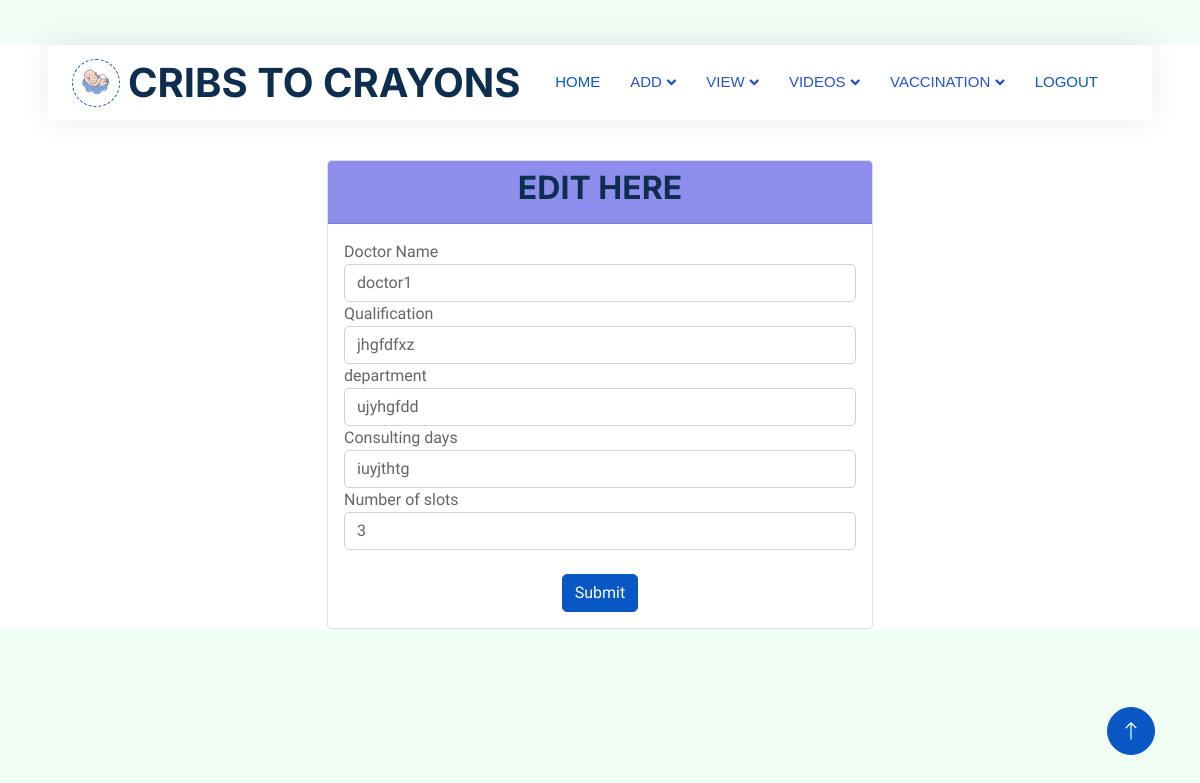
The page /editdoctordetails/1 (signed in) on the database its author committed.
### app1/models.py (models this page shows)
class Doctor(models.Model):
    hospital_id=models.ForeignKey(Hospital,on_delete=models.CASCADE)
    Doctor_name=models.CharField(max_length=20)
    qualification=models.CharField(max_length=50)
    department=models.CharField(max_length=20)
    consulting_days=models.CharField(max_length=30)
    consulting_time=models.TimeField()
    slots=models.IntegerField()
    availability_status=models.CharField(max_length=10,default="AVAILABLE")

### app1/views.py (the view)
# urls.py: path('editdoctordetails/<int:id>',views.edit_doctor,name="editdoctordetails"),
@login_required(login_url='login/')
def edit_doctor(request,id):
    doctor=Doctor.objects.get(id=id)
    if request.method=='POST':
        slots=int(request.POST['slots'])
        doctor_name=request.POST['Doctor_name']
        department=request.POST['department']
        qualification=request.POST['qualification']
        consulting_days=request.POST['consulting_days']
        doctor.slots=slots
        doctor.Doctor_name=doctor_name
        doctor.department=department
        doctor.qualification=qualification
        doctor.consulting_days=consulting_days
        doctor.save()
        return redirect(view_doctor)
    else:
        return render(request,'Hospital/editdoctor.html',{'doctor':doctor})

### template/Hospital/editdoctor.html (shortened to what this page needs)
<!DOCTYPE html>
<html lang="en">
{% load static %}
<head>
    <link href="https://cdnjs.cloudflare.com/ajax/libs/font-awesome/5.10.0/css/all.min.css" rel="stylesheet">
    <link href="https://cdn.jsdelivr.net/npm/bootstrap-icons@1.4.1/font/bootstrap-icons.css" rel="stylesheet">
    <link href="{% static 'js/animate.min.css' %}" rel="stylesheet">
    <link href="{% static 'js/owl.carousel.min.css' %}" rel="stylesheet">
    <link href="{% static 'css/bootstrap.min.css' %}" rel="stylesheet">
    <link href="{% static 'css/style.css' %}" rel="stylesheet">
</head>
<body>
    <div class="container-xxl bg-white p-0">
        <div class="container-fluid nav-bar bg-transparent">
            <nav class="navbar navbar-expand-lg bg-white navbar-light py-0 px-4">
                <a href="" class="navbar-brand d-flex align-items-center text-center">
                    <div class="icon p-2 me-2">
                        <img class="img-fluid" src="{% static 'img/logo.gif' %}" alt="Icon" style="width: 30px; height: 30px;">
                    </div>
                    <h1 class="m-0 " >CRIBS TO CRAYONS</h1>
                </a>
                <div class="collapse navbar-collapse" id="navbarCollapse">
                  <div class="navbar-nav ms-auto">
                    <a href="{% url 'hospitalprofile'%}" class="nav-item nav-link active" >HOME</a>
                      <div class="nav-item dropdown">
                          <a href="#" class="nav-link dropdown-toggle" data-bs-toggle="dropdown">ADD</a>
                      </div>
                      <div class="nav-item dropdown">
                        <a href="#" class="nav-link dropdown-toggle" data-bs-toggle="dropdown">VIEW</a>
                    </div>
                    <div class="nav-item dropdown">
                      <a href="#" class="nav-link dropdown-toggle" data-bs-toggle="dropdown">VIDEOS</a>
                  </div>
                    <div class="nav-item dropdown">
                      <a href="#" class="nav-link dropdown-toggle" data-bs-toggle="dropdown">VACCINATION</a>
                </div>
                  <a href="{% url 'login'%}" class="nav-item nav-link active" >LOGOUT</a>
              </div>
            </nav>
        </div>
  </h3><br>
<p>
  <div class="container">
    <div class="row justify-content-center">
      <div class="col-md-6 registration-container">
        <div class="card">
          <div class="card-header" style="background-color: rgb(141, 141, 237);">
            <h2 class="text-center">EDIT HERE</h2>
          </div>
          <div class="card-body">
            <form action="{% url 'editdoctordetails' id=doctor.id %}" method="POST" >
              <div class="form-group">
                <label for="username">Doctor Name</label>
                <input type="text" class="form-control" id="username" name="Doctor_name" value="{{ doctor.Doctor_name }}">
              </div><div class="form-group">
                <label for="username">Qualification</label>
                <input type="text" class="form-control" id="username" name="qualification" value="{{ doctor.qualification }}">
              </div>
              <div class="form-group">
                <label for="username">department </label>
                <input type="text" class="form-control" id="username" name="department" value="{{ doctor.department }}">
              </div>
              <div class="form-group">
                <label for="email">Consulting days</label>
                <input type="text" class="form-control" id="email" name="consulting_days" value="{{ doctor.consulting_days }}">
              </div>
              <div class="form-group">
                <label for="email">Number of slots </label>
                <input type="text" class="form-control"  name="slots" value="{{ doctor.slots }}">
              </div>
              <div class="d-flex mt-4">
              <button type="submit" class="btn btn-primary btn-block mx-auto">Submit</button>
            </div>
            </form>
          </div>
        </div>
      </div>
    </div>
  </div>
  <a href="#" class="btn btn-lg btn-primary btn-lg-square back-to-top"><i class="bi bi-arrow-up"></i></a>
</div>
</body>
</html>

### static/css/style.css (style rules this page uses)
:root { --primary: #0957c5; --secondary: #2264ff; --light: #EFFDF5; --dark: #2551d3; }
.back-to-top { position: fixed; display: none; right: 45px; bottom: 45px; z-index: 99; }
.btn { transition: .5s; }
.btn.btn-primary, .btn.btn-secondary { color: #FFFFFF; }
.btn-lg-square { width: 48px; height: 48px; }
.btn-square, .btn-sm-square, .btn-lg-square { padding: 0; display: flex; align-items: center; justify-content: center; font-weight: normal; border-radius: 50px; }
.nav-bar { position: relative; margin-top: 45px; padding: 0 3rem; transition: .5s; z-index: 9999; }
.navbar { box-shadow: 0 0 30px rgba(0, 0, 0, .08); }
.navbar .dropdown-toggle::after { border: none; content: "\f107"; font-family: "Font Awesome 5 Free"; font-weight: 900; vertical-align: middle; margin-left: 5px; transition: .5s; }
.navbar-light .navbar-nav .nav-link { margin-right: 30px; padding: 25px 0; color: #5288e0; font-size: 15px; text-transform: uppercase; outline: none; }
.navbar-light .navbar-nav .nav-link:hover, .navbar-light .navbar-nav .nav-link.active { color: var(--primary); }
.navbar-light .navbar-brand { height: 75px; }
.navbar-light .navbar-nav .nav-link { color: var(--dark); font-weight: 500; }
.icon { padding: 15px; display: inline-flex; align-items: center; justify-content: center; background: #FFFFFF !important; border-radius: 50px; border: 1px dashed var(--primary) !important; }

### template/Hospital/editdoctor.html (style rules this page uses)
.container-fluid { background-color: rgb(126, 28, 223); font-family: Caveat; font-family: Arial, sans-serif; background-color:#c8cbeadd; color: rgb(17, 86, 15); }
.container { margin-top: 0px; }

### rows shown on the page
Doctor: Doctor_name "doctor1", qualification "jhgfdfxz", department "ujyhgfdd", consulting_days "iuyjthtg", slots "3"
